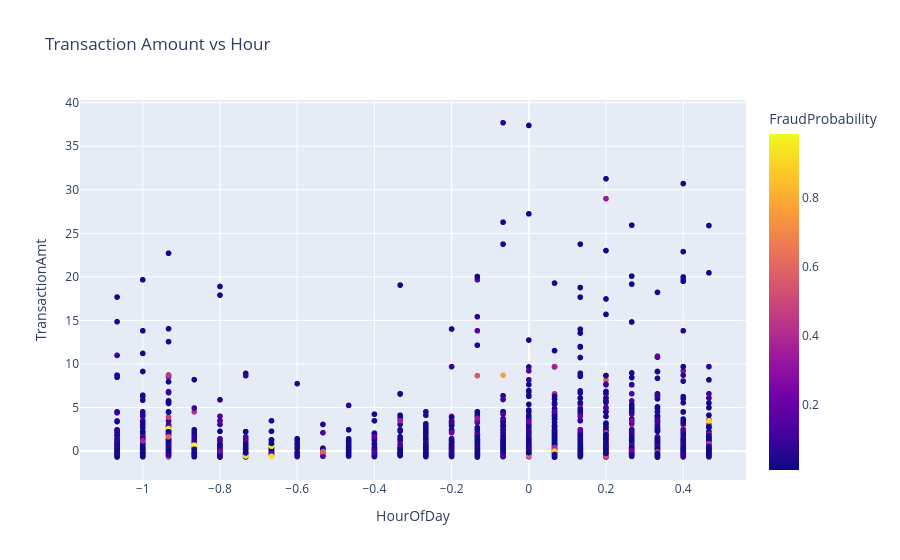

Source (notebook cell):
### Code cell
#Interactive Scatter Plot
import plotly.express as px

fig = px.scatter(
    results_df.sample(5000),
    x='HourOfDay',
    y='TransactionAmt',
    color='FraudProbability',
    title='Transaction Amount vs Hour',
    hover_data=['ActualFraud']
)
plt.savefig( "charts/transaction_amount_vs_hour.png",
    dpi=300,
    bbox_inches='tight')
fig.show()

### Figure 1 — Plotly figure (JSON) as saved in the notebook; plotly's stock layout.template omitted (floating-point values rounded to 4 significant figures; data arrays with more than 128 entries replaced by an {"elided": "..."} marker saying what was removed)
{"data": [{"customdata": {"elided": "5000x1 int values"}, "hovertemplate": "HourOfDay=%{x}<br>TransactionAmt=%{y}<br>ActualFraud=%{customdata[0]}<br>FraudProbability=%{marker.color}<extra></extra>", "legendgroup": "", "marker": {"color": {"elided": "5000 float values"}, "coloraxis": "coloraxis", "symbol": "circle"}, "mode": "markers", "name": "", "showlegend": false, "type": "scattergl", "x": {"elided": "5000 float values"}, "xaxis": "x", "y": {"elided": "5000 float values"}, "yaxis": "y"}], "layout": {"coloraxis": {"colorbar": {"title": {"text": "FraudProbability"}}, "colorscale": [[0, "#0d0887"], [0.1111, "#46039f"], [0.2222, "#7201a8"], [0.3333, "#9c179e"], [0.4444, "#bd3786"], [0.5556, "#d8576b"], [0.6667, "#ed7953"], [0.7778, "#fb9f3a"], [0.8889, "#fdca26"], [1, "#f0f921"]]}, "legend": {"tracegroupgap": 0}, "title": {"text": "Transaction Amount vs Hour"}, "xaxis": {"anchor": "y", "domain": [0, 1], "title": {"text": "HourOfDay"}}, "yaxis": {"anchor": "x", "domain": [0, 1], "title": {"text": "TransactionAmt"}}}}
